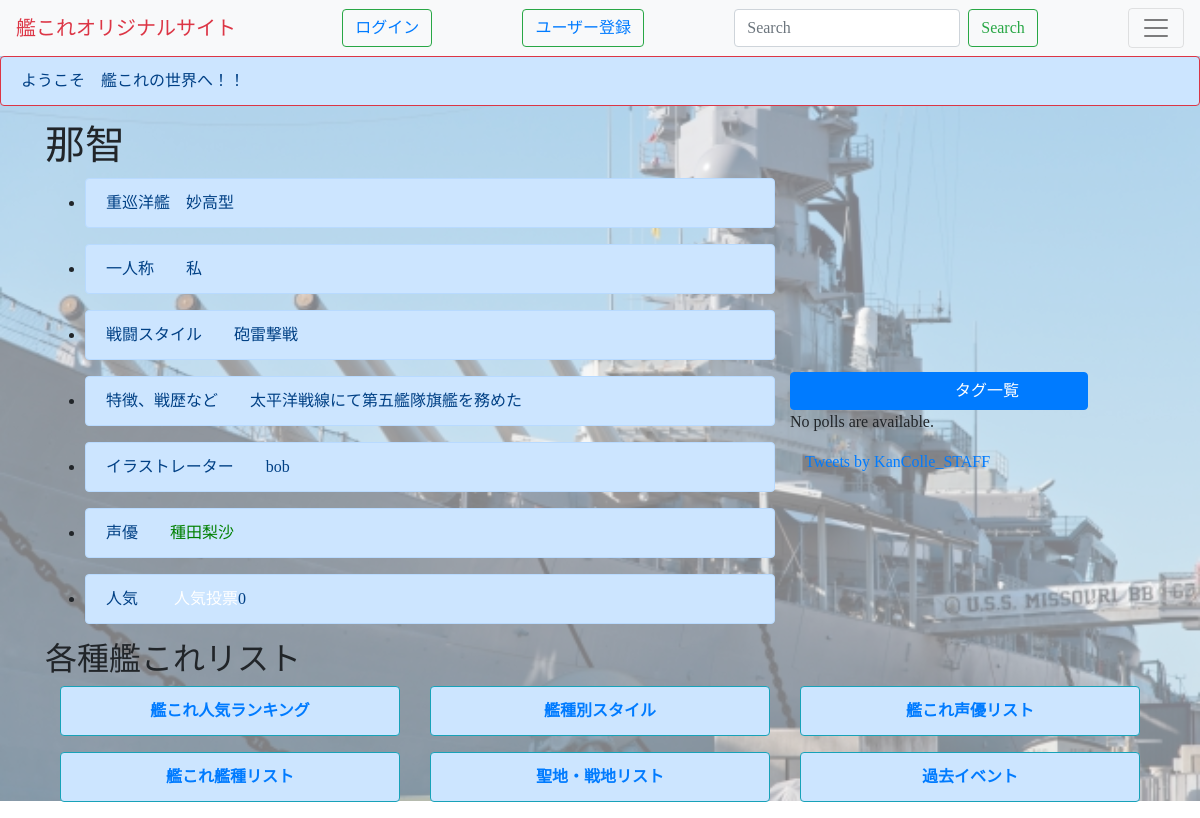
The app's page /kanmusu_syousai/23/ with its own data.
### polls/models.py (models this page shows, shortened)
class Kanmusu(models.Model):
    name=models.CharField(max_length=200,unique=True)
    kansyu=models.ForeignKey(Kansyu, on_delete=models.CASCADE)
    OOgata=models.ForeignKey(Oogata, on_delete=models.CASCADE)
    number=models.IntegerField(default=0)
    ichinin=models.CharField(max_length=200)
    Fsutairu=models.CharField(max_length=200)
    tokuchou=models.CharField(max_length=200)
    eshi = models.ForeignKey(Eshi, on_delete=models.CASCADE)
    seiyu = models.ForeignKey(Seiyu, on_delete=models.CASCADE)
    like_num = models.IntegerField(default=0)

class Oogata(models.Model):
    typename=models.CharField(max_length=200)
    kansyu=models.ForeignKey(Kansyu, on_delete=models.CASCADE)
    def __str__(self):
        return self.typename

class Kansyu(models.Model):
    name=models.CharField(max_length=200)
    is_gunkan=models.BooleanField(default=False)
    setumei = models.CharField(max_length=200)
    def __str__(self):
        return self.name

class Eshi(models.Model):
    name=models.CharField(max_length=200)
    tw_url=models.URLField(null=True,blank=True)
    px_url=models.URLField(null=True,blank=True)
    def __str__(self):
        return self.name

class Seiyu(models.Model):
    name=models.CharField(max_length=200)
    seiyu_url=models.URLField(null=True,blank=True)
    seiyu_syozoku=models.CharField(max_length=200)
    def __str__(self):
        return self.name

### polls/views.py (the view)
# urls.py: path('kanmusu_syousai/<int:kanmusu_id>/', views.detail2, name='detail2'),
def detail2(request, kanmusu_id):
    kanmusu = get_object_or_404(Kanmusu, pk=kanmusu_id)
    return render(request, 'polls/kanmusu_syousai.html', {'kanmusu': kanmusu})

### polls/templates/polls/kanmusu_syousai.html
{% extends 'polls/base.html' %}
{% block content %}
<h1>{{ kanmusu.name }}</h1>
<ul>
    <li><div class="alert alert-primary" role="alert">{{ kanmusu.OOgata.kansyu }}　{{ kanmusu.OOgata}}</div></li>
    <li><div class="alert alert-primary" role="alert">一人称　　{{ kanmusu.ichinin}}</div></li>
    <li><div class="alert alert-primary" role="alert">戦闘スタイル　　{{ kanmusu.Fsutairu}}</div></li>
    <li><div class="alert alert-primary" role="alert">特徴、戦歴など　　{{ kanmusu.tokuchou}}</div></li>
    <li><div class="alert alert-primary" role="alert">イラストレーター　　{{ kanmusu.eshi}}</div></li>
    <li><div class="alert alert-primary" role="alert">声優　　<a href="{% url 'seiyu_syousai' kanmusu.seiyu.id %}">{{ kanmusu.seiyu}}</a></div>
    <li><div class="alert alert-primary" role="alert">
        人気　　  <a href="{% url 'kanmusu_ninnki' kanmusu.id %}" class ="text-white">人気投票</a>{{ kanmusu.like_num }}
    </div>
    </li>
</ul>
{% endblock %}

### polls/static/polls/style.css (style rules this page uses)
li a { color: green; }
body { background-image:url("images/9300b46ef0c34f2cccaa72ff57401008_s.jpg"); background-color: rgba(255,255,255,0.5); background-blend-mode:lighten; background-size: 100%; background-repeat: no-repeat; background-attachment: fixed; font-family:"Yu Gothic", "游ゴシック", YuGothic, "游ゴシック体"; }

### records on screen
Kanmusu: name "那智", OOgata.kansyu "重巡洋艦", OOgata "妙高型", ichinin "私", Fsutairu "砲雷撃戦", tokuchou "太平洋戦線にて第五艦隊旗艦を務めた", eshi "bob", seiyu "種田梨沙", like_num "0"
